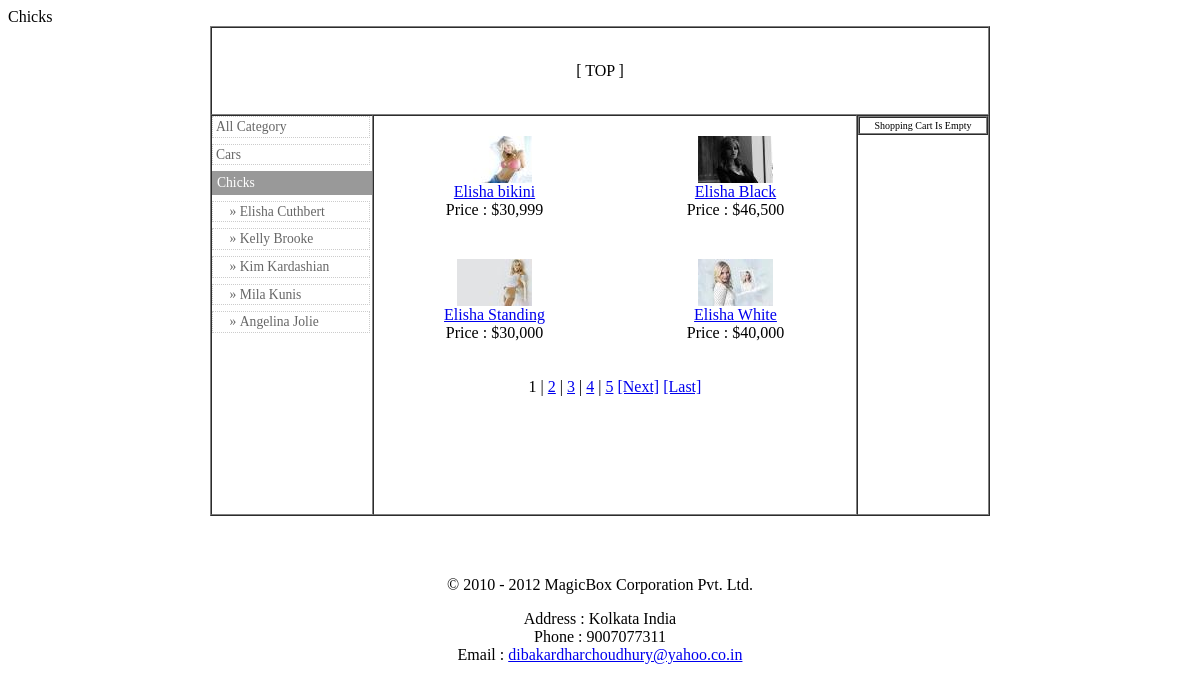
The app's page /OtherFolders/index.php?c=19 with its own data.
### tables this page shows
CREATE TABLE `tbl_category` (
  `cat_id` int(10) unsigned NOT NULL AUTO_INCREMENT,
  `cat_parent_id` int(11) NOT NULL DEFAULT '0',
  `cat_name` varchar(50) NOT NULL DEFAULT '',
  `cat_description` varchar(200) NOT NULL DEFAULT '',
  `cat_image` varchar(255) NOT NULL DEFAULT '',
  `cat_active` bit(1) DEFAULT NULL,
  PRIMARY KEY (`cat_id`),
  KEY `cat_parent_id` (`cat_parent_id`),
  KEY `cat_name` (`cat_name`)
);

CREATE TABLE `tbl_product` (
  `pd_id` int(10) unsigned NOT NULL AUTO_INCREMENT,
  `cat_id` int(10) unsigned NOT NULL DEFAULT '0',
  `pd_name` varchar(100) NOT NULL DEFAULT '',
  `pd_description` text NOT NULL,
  `pd_price` decimal(9,2) NOT NULL DEFAULT '0.00',
  `pd_qty` smallint(5) unsigned NOT NULL DEFAULT '0',
  `pd_image` varchar(200) DEFAULT NULL,
  `pd_thumbnail` varchar(200) DEFAULT NULL,
  `pd_date` datetime NOT NULL DEFAULT '0000-00-00 00:00:00',
  `pd_last_update` datetime NOT NULL DEFAULT '0000-00-00 00:00:00',
  `pd_active` bit(1) DEFAULT NULL,
  PRIMARY KEY (`pd_id`),
  KEY `cat_id` (`cat_id`),
  KEY `pd_name` (`pd_name`)
);

CREATE TABLE `tbl_currency` (
  `cy_id` int(10) unsigned NOT NULL AUTO_INCREMENT,
  `cy_code` char(3) NOT NULL DEFAULT '',
  `cy_symbol` varchar(8) NOT NULL DEFAULT '',
  PRIMARY KEY (`cy_id`)
);

CREATE TABLE `tbl_shop_config` (
  `sc_name` varchar(50) NOT NULL DEFAULT '',
  `sc_address` varchar(100) NOT NULL DEFAULT '',
  `sc_phone` varchar(30) NOT NULL DEFAULT '',
  `sc_email` varchar(60) NOT NULL DEFAULT '',
  `sc_shipping_cost` decimal(5,2) NOT NULL DEFAULT '0.00',
  `sc_currency` int(10) unsigned NOT NULL DEFAULT '1',
  `sc_order_email` enum('y','n') NOT NULL DEFAULT 'n'
);

### OtherFolders/library/category-functions.php (called while the page is built, shortened)
<?php
require_once 'config.php';
function formatCategories($categories, $parentId)
{
	$navCat = array();
	$ids = array();
	foreach ($categories as $category) {
		if ($category['cat_parent_id'] == $parentId) {
			$navCat[] = $category;
		}
		$ids[$category['cat_id']] = $category;
	}
	$tempParentId = $parentId;
	while ($tempParentId != 0) {
		$parent    = array($ids[$tempParentId]);
		$currentId = $parent[0]['cat_id'];
		$tempParentId = $ids[$tempParentId]['cat_parent_id'];
		foreach ($categories as $category) {
			if ($category['cat_parent_id'] == $tempParentId && !in_array($category, $parent)) {
				$parent[] = $category;
			}
		}
		array_multisort($parent);
		$n = count($parent);
		$navCat2 = array();
		for ($i = 0; $i < $n; $i++) {
			$navCat2[] = $parent[$i];
			if ($parent[$i]['cat_id'] == $currentId) {
				$navCat2 = array_merge($navCat2, $navCat);
			}
		}
		$navCat = $navCat2;
	}
	return $navCat;
}
function getChildCategories($categories, $id, $recursive = true)
{
	if ($categories == NULL) {
		$categories = fetchCategories();
	}
	$n     = count($categories);
	$child = array();
	for ($i = 0; $i < $n; $i++) {
		$catId    = $categories[$i]['cat_id'];
		$parentId = $categories[$i]['cat_parent_id'];
		if ($parentId == $id) {
			$child[] = $catId;
			if ($recursive) {
				$child   = array_merge($child, getChildCategories($categories, $catId));
			}
		}
	}
	return $child;
}
function fetchCategories()
{
    $sql = "SELECT cat_id, cat_parent_id, cat_name, cat_image, cat_description
	        FROM tbl_category
			ORDER BY cat_id, cat_parent_id ";
    $result = dbQuery($sql);
    $cat = array();
    while ($row = dbFetchAssoc($result)) {
        $cat[] = $row;
    }
	return $cat;
}
?>

### OtherFolders/library/database.php (called while the page is built, shortened)
<?php
require_once 'config.php';
function dbQuery($sql)
{
	$result = mysql_query($sql) or die(mysql_error());
	return $result;
}
function dbFetchAssoc($result)
{
	return mysql_fetch_assoc($result);
}
function dbNumRows($result)
{
	return mysql_num_rows($result);
}
?>

### OtherFolders/library/config.php (called while the page is built, shortened)
<?php
require_once 'database.php';
require_once 'common.php';
$shopConfig = getShopConfig();
?>

### OtherFolders/include/productList.php (the view, shortened to what this page needs)
<?php
$productsPerRow = 2;
$productsPerPage = 4;
$children = array_merge(array($catId), getChildCategories(NULL, $catId));
$children = ' (' . implode(', ', $children) . ')';
$sql = "SELECT pd_id, pd_name, pd_price, pd_thumbnail, pd_qty, c.cat_id
		FROM tbl_product pd, tbl_category c
		WHERE pd.cat_id = c.cat_id AND pd.cat_id IN $children
		ORDER BY pd_name";
$result     = dbQuery(getPagingQuery($sql, $productsPerPage));
$pagingLink = getPagingLink($sql, $productsPerPage, "c=$catId");
$numProduct = dbNumRows($result);
$columnWidth = (int)(100 / $productsPerRow);
?>
<table width="100%" border="0" cellspacing="0" cellpadding="20">
<?php
if ($numProduct > 0 ) {
	$i = 0;
	while ($row = dbFetchAssoc($result)) {
		extract($row);
		if ($pd_thumbnail) {
			$pd_thumbnail = 'http://localhost/plaincart/images/product/' . $pd_thumbnail;
		} else {
			$pd_thumbnail = 'http://localhost/plaincart/images/no-image-small.png';
		}
		if ($i % $productsPerRow == 0) {
			echo '<tr>';
		}
		$pd_price = displayAmount($pd_price);
		echo "<td width=\"$columnWidth%\" align=\"center\"><a href=\"" . $_SERVER['PHP_SELF'] . "?c=$catId&p=$pd_id" . "\"><img src=\"$pd_thumbnail\" border=\"0\"><br>$pd_name</a><br>Price : $pd_price";
		echo "</td>\r\n";
		if ($i % $productsPerRow == $productsPerRow - 1) {
			echo '</tr>';
		}
		$i += 1;
	}
} else {
?>
	<tr><td width="100%" align="center" valign="center">No products in this category</td></tr>
<?php
}
?>
</table>
<p align="center"><?php echo $pagingLink; ?></p>

### OtherFolders/include/leftNav.php (shortened to what this page needs)
<?php
$categories = fetchCategories();
$categories = formatCategories($categories, $catId);
?>
<ul>
<li><a href="<?php echo $_SERVER['PHP_SELF']; ?>">All Category</a></li>
<?php
foreach ($categories as $category) {
	extract($category);
	$level = ($cat_parent_id == 0) ? 1 : 2;
    $url   = $_SERVER['PHP_SELF'] . "?c=$cat_id";
	if ($level == 2) {
		$cat_name = '&nbsp; &nbsp; &raquo;&nbsp;' . $cat_name;
	}
	$listId = '';
	if ($cat_id == $catId) {
		$listId = ' id="current"';
	}
?>
<li<?php echo $listId; ?>><a href="<?php echo $url; ?>"><?php echo $cat_name; ?></a></li>
<?php
}
?>
</ul>

### OtherFolders/include/footer.php (shortened to what this page needs)
<p>&nbsp;</p>
<table width="100%" border="0" cellspacing="0" cellpadding="10">
 <tr>
  <td align="center">
   <p>&copy; <?php echo '2010 - ' . date('Y'); ?> <?php echo $shopConfig['name']; ?></p>
   <p>Address : <?php echo $shopConfig['address']; ?><br>
    Phone : <?php echo $shopConfig['phone']; ?><br>
    Email : <a href="mailto:<?php echo $shopConfig['email']; ?>"><?php echo $shopConfig['email']; ?></a></p>
   <p><br>
   </p></td>
 </tr>
</table>
</body>
</html>

### OtherFolders/include/shop.css (style rules this page uses)
ul, ol { font-family: Georgia, "Times New Roman", Times, serif; }
#leftnav a { padding: 3px; display: block; border: 1px dotted #CCC; text-decoration: none; line-height: 1em; width: 150px }
#leftnav a:link, #leftnav a:visited { color: #666; }
#leftnav ul { padding: 0em; margin-left: 0em; margin-right: 0em; list-style-type: none; }
#leftnav li { margin: 0px 0px 6px 0px; }
#current a { color: #FFFFFF !important; background-color: #999999 !important; border: 2px dotted #999 !important; }

### records on screen
tbl_category: cat_name "Cars"
tbl_category: cat_name "Chicks"
tbl_category: cat_name "» Elisha Cuthbert"
tbl_category: cat_name "» Kelly Brooke"
tbl_category: cat_name "» Kim Kardashian"
tbl_category: cat_name "» Mila Kunis"
tbl_category: cat_name "» Angelina Jolie"
tbl_product: shows a picture, pd_name "Elisha bikini", pd_price.cy_symbol "$30,999"
tbl_product: shows a picture, pd_name "Elisha Black", pd_price.cy_symbol "$46,500"
tbl_product: shows a picture, pd_name "Elisha Standing", pd_price.cy_symbol "$30,000"
tbl_product: shows a picture, pd_name "Elisha White", pd_price.cy_symbol "$40,000"
tbl_shop_config: sc_name "MagicBox Corporation Pvt. Ltd.", sc_address "Kolkata India", sc_phone "9007077311", sc_email "dibakardharchoudhury@yahoo.co.in"

### other values on screen
$pagingLink "1 | | | |"
